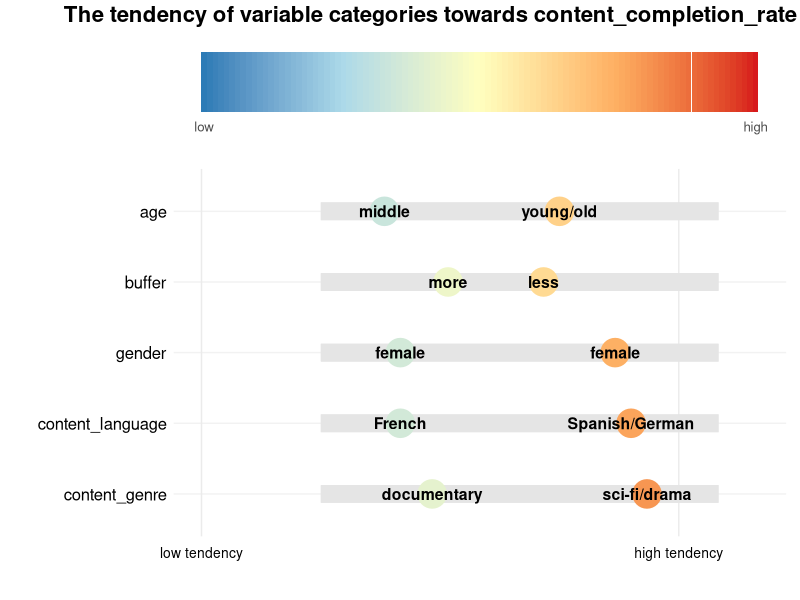

Write R code to recreate this figure.
library(ggplot2)
library(cowplot)
library(tidyr)

# data
set.seed(123)
data <- data.frame(
  variable = rep(c("gender", "content_language", "content_genre", "age", "buffer"), each = 2),
  category = c("female", "female",
               "French", "Spanish/German", 
               "documentary", "sci-fi/drama",
               "middle", "young/old",
               "more", "less"
  ),
  tendency = c(3.5, 6.2,   
               3.5, 6.4,   
               3.9, 6.6,   
               3.3, 5.5,   
               4.1, 5.3)   
)

#
color_bar <- ggplot() +
  geom_tile(data = data.frame(x = 1:100, y = 1),
            aes(x = x, y = y, fill = x), 
            show.legend = FALSE) +
  scale_fill_gradientn(colors = c("#2c7bb6", "#abd9e9", "#ffffbf", "#fdae61", "#d7191c"),
                       limits = c(1, 100)) +
  scale_x_continuous(breaks = c(1, 100),
                     labels = c("low", "high")) +
  labs(x = "", y = "") +
  theme_minimal() +
  theme(
    axis.text.y = element_blank(),
    axis.ticks.y = element_blank(),
    panel.grid = element_blank(),
    text = element_text(size = 12),
    plot.margin = margin(t = 5, b = 5)
  )

# 
main_plot <- ggplot(data, aes(x = tendency, y = reorder(variable, -tendency), 
                              fill = tendency, color = after_scale(fill))) +
  geom_segment(aes(x = 2.5, xend = 7.5, yend = reorder(variable, -tendency)), 
               color = "gray90", linewidth = 6) +
  geom_point(shape = 21, size = 8, stroke = 1.5) +
  geom_text(aes(label = category), color = "black", fontface = "bold", size = 4) +
  scale_fill_gradientn(colors = c("#2c7bb6", "#abd9e9", "#ffffbf", "#fdae61", "#d7191c"),
                       limits = c(1, 8)) +
  scale_x_continuous(limits = c(1, 8), 
                     breaks = c(1, 7),
                     labels = c("low tendency", "high tendency")) +
  labs(x = "", y = "") +
  theme_minimal() +
  theme(
    panel.grid.major.y = element_line(color = "grey95"),
    panel.grid.minor = element_blank(),
    legend.position = "none",
    axis.text = element_text(size = 12, color = "black"),
    axis.text.x = element_text(size = 10, margin = margin(t = 5)),
    plot.margin = margin(t = 5, b = 15, l = 10, r = 10)
  )

#
title <- ggdraw() + 
  draw_label("The tendency of variable categories towards content_completion_rate", 
             fontface = 'bold', size = 16, x = 0, hjust = 0.15) +
  theme(plot.margin = margin(t = 0, b = 10, l = 10))

# 
final_plot <- plot_grid(
  title,
  color_bar,
  main_plot,
  ncol = 1,
  rel_heights = c(0.07, 0.2, 0.73), 
  align = "v"
)

# 
print(final_plot)